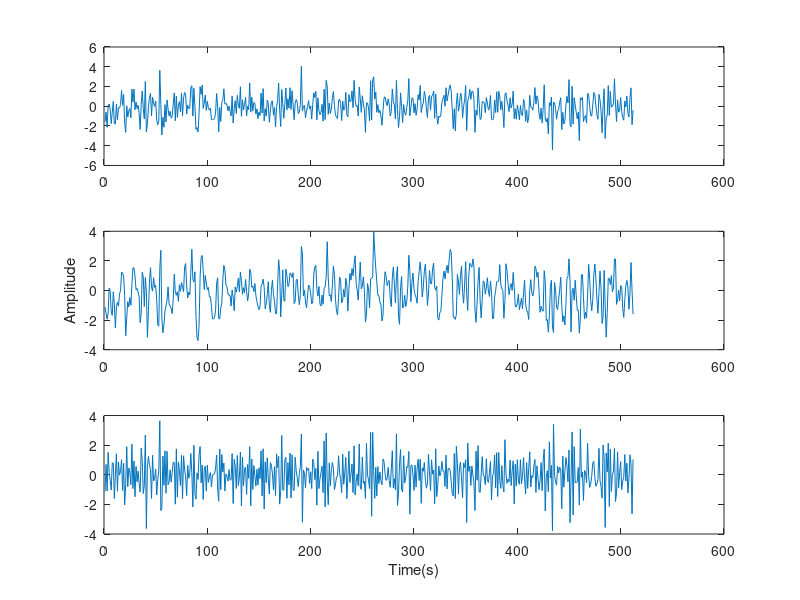

Reproduce this figure in MATLAB.
function exe1_4()
x = zeros(1,512)
for i = 1 : 512
    for j = 0 : 9
        x(i) = x(i) + rand(1) * cos(2* pi * rand(1) * i + 2 * pi *rand(1));
    end
end
b1 = (2 ^ (-0.5)) .* [1 1];
b2 = (2 ^ (-0.5)) .* [1 -1];
a = [1];
Ndata = 1024;
fs = 2 * pi;
han = hann(512);
for i = 1:512
    han_win(i) = han(i) * x(i);
end
FT=fft(han_win,Ndata);
f=(0:Ndata-1)*fs/Ndata;
ydb = 20 * log10(abs(FT)./max(abs(FT)));
x1 = filter(b1,a,x);
x2 = filter(b2,a,x);
scal = (x1 + x2) ./ x;
subplot(311);plot(x);
subplot(312);plot(x1);ylabel('Amplitude');
subplot(313);plot(x2);xlabel('Time(s)');
